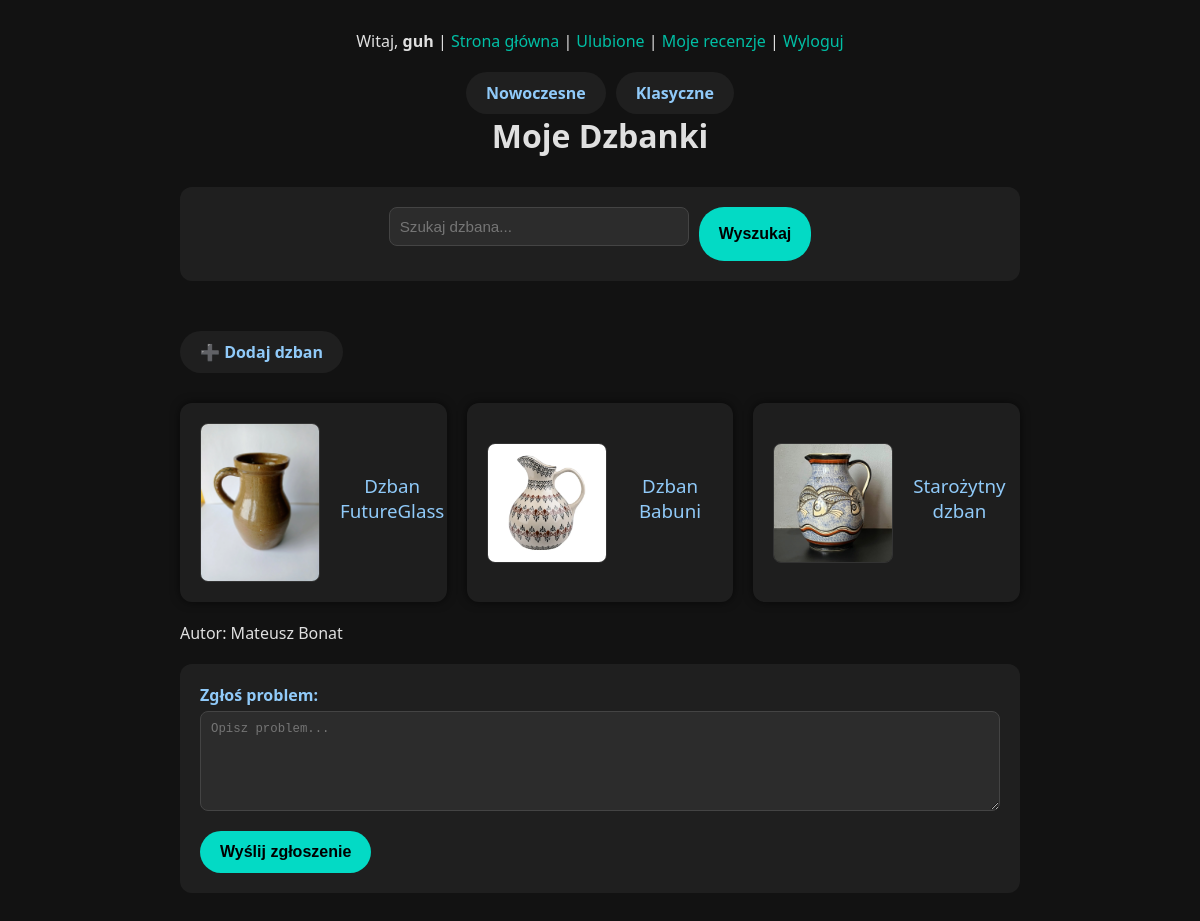
The app's page /index.php (signed in) with its own data.
### tables this page shows
CREATE TABLE `kategorie` (
  `id` int(10) UNSIGNED NOT NULL,
  `nazwa` varchar(50) DEFAULT NULL,
  `opis` text DEFAULT NULL
);

CREATE TABLE `dzbany` (
  `id` int(10) UNSIGNED NOT NULL,
  `idKategorii` int(10) UNSIGNED DEFAULT NULL,
  `nazwa` varchar(50) DEFAULT NULL,
  `obrazek` varchar(50) DEFAULT NULL,
  `opis` text DEFAULT NULL,
  `pojemnosc` int(11) DEFAULT NULL,
  `wysokosc` int(11) DEFAULT NULL
);

### index.php (the view, shortened to what this page needs)
<!DOCTYPE html>
<html lang="pl">
<head>
    <link rel="stylesheet" href="style.css">
</head>
<body>
<div class="container">
    <header>
        <?php include "menu.php"; ?>
        <h1>Moje Dzbanki</h1>
    </header>
    <form class="search-form" method="get" action="index.php">
        <input type="text" name="fraza" placeholder="Szukaj dzbana..." value="<?= isset($_GET['fraza']) ? htmlspecialchars($_GET['fraza']) : '' ?>">
        <input type="submit" value="Wyszukaj">
    </form>
    <a class="back-link" href="insertForm.php">➕ Dodaj dzban</a>
    <div class="tabela-dzbanow">
        <?php
        if (isset($_GET["idKat"])) {
            $idKat = (int)$_GET["idKat"];
            $stmt = $conn->prepare("SELECT id, nazwa, obrazek FROM dzbany WHERE idKategorii = ?");
            $stmt->bind_param("i", $idKat);
        } elseif (!empty($_GET["fraza"])) {
            $fraza = "%{$_GET['fraza']}%";
            $stmt = $conn->prepare("SELECT id, nazwa, obrazek FROM dzbany WHERE nazwa LIKE ?");
            $stmt->bind_param("s", $fraza);
        } else {
            $stmt = $conn->prepare("SELECT id, nazwa, obrazek FROM dzbany");
        }
        $stmt->execute();
        $result = $stmt->get_result();
        if ($result->num_rows > 0) {
            while ($row = $result->fetch_object()):
        ?>
                <div class='dzban'>
                    <img src='obrazki/<?= htmlspecialchars($row->obrazek) ?>' alt=''>
                    <div class='dzban-info'>
                        <h3><a href='details.php?id=<?= (int)$row->id ?>'><?= htmlspecialchars($row->nazwa) ?></a></h3>
                    </div>
                </div>
        <?php
            endwhile;
        } else {
            echo "<p>Brak wyników.</p>";
        }
        ?>
    </div>
    <?php include 'footer.php'; ?>
</div>
</body>
</html>

### menu.php (shortened to what this page needs)
<?php
require("db.php");
?>
<div class="user-info">
    Witaj, <strong><?= htmlspecialchars($_SESSION['login']) ?></strong> |
    <a href="index.php">Strona główna</a> |
    <a href="favourites.php">Ulubione</a> |
    <a href="myReviews.php">Moje recenzje</a> |
    <a href="logout.php">Wyloguj</a>
</div>
<nav class="menu">
    <?php
    $stmtCat = $conn->prepare("SELECT id, nazwa FROM kategorie");
    $stmtCat->execute();
    $resCat = $stmtCat->get_result();
    while ($cat = $resCat->fetch_object()):
    ?>
        <a href="index.php?idKat=<?= (int)$cat->id ?>"><?= htmlspecialchars($cat->nazwa) ?></a>
    <?php
    endwhile;
    ?>
</nav>

### footer.php (shortened to what this page needs)
<footer class="footer">
    <div class="footer-author">
        Autor: Mateusz Bonat
    </div>
    <form id="reportForm">
        <label for="tresc-report">Zgłoś problem:</label>
        <textarea id="tresc-report" name="tresc" placeholder="Opisz problem..." required></textarea>
        <button type="submit">Wyślij zgłoszenie</button>
    </form>
</footer>

### style.css (style rules this page uses)
* { margin: 0; padding: 0; box-sizing: border-box; }
body { background-color: #121212; color: #e0e0e0; font-family: 'Segoe UI', Tahoma, Geneva, Verdana, sans-serif; display: flex; justify-content: center; min-height: 100vh; }
.container { max-width: 900px; width: 100%; padding: 30px; }
header { text-align: center; margin-bottom: 30px; }
nav.menu { display: flex; flex-wrap: wrap; justify-content: center; gap: 10px; margin-top: 20px; }
nav.menu a { background-color: #1f1f1f; color: #90caf9; padding: 10px 20px; border-radius: 25px; text-decoration: none; font-weight: bold; transition: all 0.3s ease; }
.dzban { background-color: #1e1e1e; border-radius: 12px; padding: 20px; margin-bottom: 20px; box-shadow: 0 0 10px rgba(0, 0, 0, 0.6); display: flex; align-items: center; gap: 20px; }
.dzban a { text-decoration: none; color: #90caf9; }
.dzban img { width: 120px; height: auto; border-radius: 8px; border: 1px solid #333; }
.dzban-info { flex: 1; }
.dzban-info h2, .dzban-info h3 { margin-bottom: 10px; color: #90caf9; }
form { background-color: #1f1f1f; padding: 20px; border-radius: 12px; margin-top: 20px; }
form label { display: block; margin-bottom: 5px; color: #90caf9; font-weight: 600; }
form input[type='text'], form input[type='number'], form input[type='file'], form input[type='password'], form input[type='email'], form select, form textarea { width: 100%; padding: 10px; background-color: #2c2c2c; color: #fff; border: 1px solid #444; border-radius: 8px; margin-bottom: 15px; font-size: 0.95em; }
form textarea { min-height: 100px; resize: vertical; }
form input[type='submit'], button { background-color: #03dac5; border: none; color: #000; font-weight: bold; padding: 12px 20px; border-radius: 25px; cursor: pointer; transition: background-color 0.3s ease; font-size: 1em; }
.back-link { display: inline-block; margin-top: 30px; margin-bottom: 30px; text-align: center; color: #90caf9; font-weight: bold; padding: 10px 20px; border-radius: 25px; background-color: #1f1f1f; text-decoration: none; transition: background-color 0.3s ease; }
.tabela-dzbanow { display: grid; grid-template-columns: repeat(auto-fill, minmax(250px, 1fr)); gap: 20px; }
form.search-form { display: flex; justify-content: center; margin-bottom: 20px; }
form.search-form input[type='text'] { max-width: 300px; margin-right: 10px; }
h3 { font-weight: normal; text-align: center; margin-bottom: 15px; }
.user-info a { text-decoration: none; color: #00bfa5; }

### records on screen
kategorie: nazwa "Nowoczesne"
kategorie: nazwa "Klasyczne"
dzbany: obrazek (picture), nazwa "Dzban FutureGlass"
dzbany: obrazek (picture), nazwa "Dzban Babuni"
dzbany: obrazek (picture), nazwa "Starożytny dzban"

### other values on screen
$_SESSION['login'] "guh"
